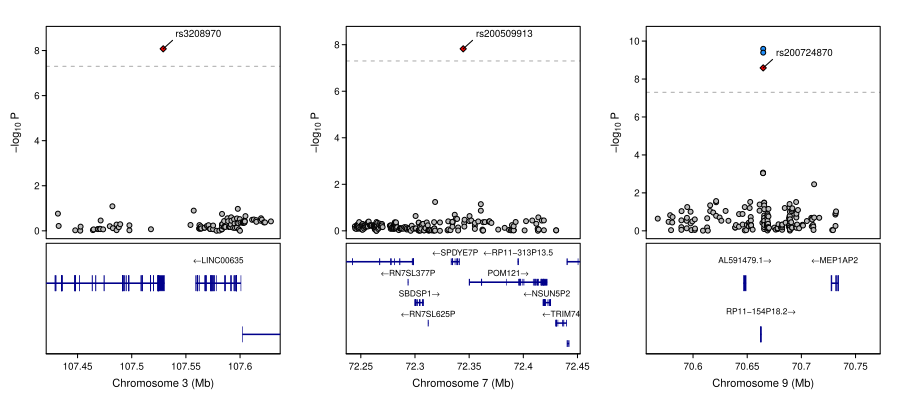

This chart was generated by the following R code:
setwd("D:/Microbiome/RiskSCore")


library(LDlinkR)
library(gggrid)
library(EnsDb.Hsapiens.v75)
library(locuszoomr)
library(openxlsx)
library(qqman)


data<-read.table("Result_risk_score.risk_score.assoc.linear",header=T)
################


setwd("linear")

cand<-data[data$P<1e-5,]
dim(cand)
# cand<-data[data$P<5e-8,]
snp<-as.vector(cand$SNP)
snp<-snp[grep("rs",snp)]


for(i in 1:length(snp)){
snp1<-snp[i]
loc <- locus(data = data, chrom="CHR",pos="BP",p="P",
index_snp=snp1,, flank = 1e5,LD="r2",
ens_db = "EnsDb.Hsapiens.v75")
summary(loc)

#loc$xrange
#a<-as.data.frame(loc$TX);dim(a)
#b<-as.data.frame(loc$EX);dim(b)

pdf(paste0("Plot_",snp1,".pdf"),height=5,width=3)
locus_plot(loc,labels = "index",border=TRUE)
dev.off()
png(paste0("Plot_",snp1,".png"),height=400,width=250)
locus_plot(loc,labels = "index",border=TRUE)
dev.off()


}


#############

## full control

loc1 <- locus(data = data, chrom="CHR",pos="BP",p="P",
index_snp="rs3208970", flank = 1e5,LD="r2",
ens_db = "EnsDb.Hsapiens.v75")

loc2 <- locus(data = data, chrom="CHR",pos="BP",p="P",
index_snp="rs200509913", flank = 1e5,LD="r2",
ens_db = "EnsDb.Hsapiens.v75")

loc3 <-  locus(data = data, chrom="CHR",pos="BP",p="P",
index_snp="rs200724870",, flank = 1e5,LD="r2",
ens_db = "EnsDb.Hsapiens.v75")


pdf("res_sig_5e-8.pdf", width = 9, height = 4)
multi_layout(ncol = 3,
plots = {
locus_plot(loc1,axis.text=10,use_layout = FALSE,labels = "index",border=TRUE)
locus_plot(loc2,axis.text=10,use_layout = FALSE,labels = "index",border=TRUE)
locus_plot(loc3,axis.text=10,use_layout = FALSE,labels = "index",border=TRUE)
})
dev.off()






#############

genes <- c("STAT4", "IRF5", "UBE2L3")

# generate list of 'locus' class objects, one for each gene
loclist <- lapply(snp, locus,
                  data = data,
                  ens_db = "EnsDb.Hsapiens.v75",
                  LD = "r2")

## produce 3 locus plots, one on each page
pdf("myplot.pdf")
multi_layout(loclist)
dev.off()

## place 3 locus plots in a row on a single page
pdf("myplot.pdf")
multi_layout(loclist, ncol = 3, labels = "index")
dev.off()
